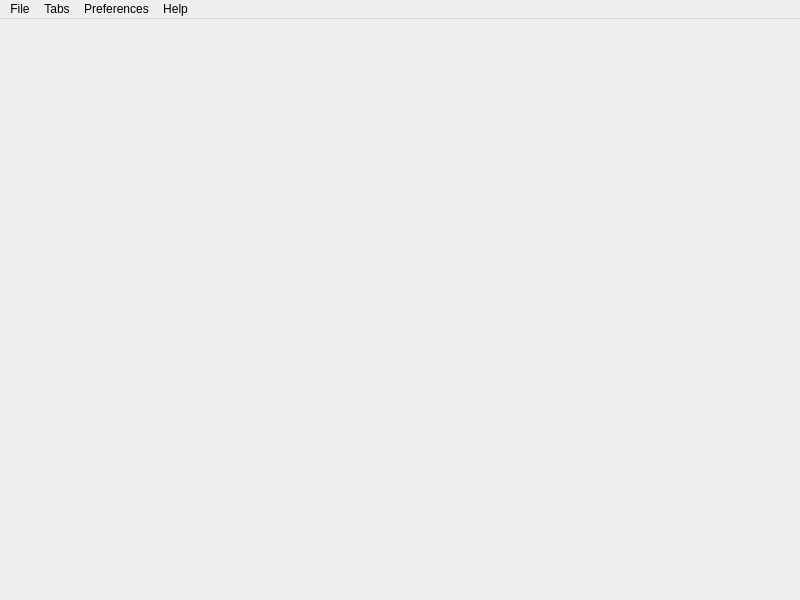
<?xml version="1.0" encoding="UTF-8"?>
<ui version="4.0">
 <class>mainwindow</class>
 <widget class="QMainWindow" name="mainwindow">
  <property name="geometry">
   <rect>
    <x>0</x>
    <y>0</y>
    <width>800</width>
    <height>600</height>
   </rect>
  </property>
  <property name="windowTitle">
   <string>MainWindow</string>
  </property>
  <widget class="QWidget" name="central_widget">
   <layout class="QHBoxLayout" name="horizontalLayout">
    <property name="leftMargin">
     <number>5</number>
    </property>
    <property name="topMargin">
     <number>5</number>
    </property>
    <property name="rightMargin">
     <number>5</number>
    </property>
    <property name="bottomMargin">
     <number>5</number>
    </property>
    <item>
     <widget class="TabWidget" name="tab_widget" native="true"/>
    </item>
   </layout>
  </widget>
  <widget class="QMenuBar" name="menubar">
   <property name="geometry">
    <rect>
     <x>0</x>
     <y>0</y>
     <width>800</width>
     <height>22</height>
    </rect>
   </property>
   <widget class="QMenu" name="file_menu">
    <property name="title">
     <string>File</string>
    </property>
    <widget class="QMenu" name="cube_menu">
     <property name="title">
      <string>Load Orbital Data...</string>
     </property>
     <addaction name="load_cube_file_action"/>
     <addaction name="load_cube_online_action"/>
    </widget>
    <widget class="QMenu" name="export_menu">
     <property name="title">
      <string>Export</string>
     </property>
     <addaction name="show_matplotlib"/>
     <addaction name="export_txt"/>
     <addaction name="export_hdf5"/>
    </widget>
    <widget class="QMenu" name="log_menu">
     <property name="title">
      <string>Open .log Files...</string>
     </property>
     <addaction name="log_file_action"/>
     <addaction name="mod_log_file_action"/>
    </widget>
    <widget class="QMenu" name="load_hdf5_menu">
     <property name="title">
      <string>Load Sliced Data...</string>
     </property>
     <addaction name="load_hdf5_action"/>
     <addaction name="load_sliced_from_binding_energy_action"/>
     <addaction name="load_sliced_from_photon_energy_action"/>
     <addaction name="load_sliced_from_cubefile_action"/>
    </widget>
    <addaction name="load_hdf5_menu"/>
    <addaction name="cube_menu"/>
    <addaction name="separator"/>
    <addaction name="save_project_action"/>
    <addaction name="load_project_action"/>
    <addaction name="export_menu"/>
    <addaction name="separator"/>
    <addaction name="log_menu"/>
   </widget>
   <widget class="QMenu" name="edit_menu">
    <property name="title">
     <string>Tabs</string>
    </property>
    <addaction name="open_sim_tab_action"/>
    <addaction name="open_profile_tab_action"/>
    <addaction name="open_lmfit_tab_action"/>
    <addaction name="open_splitview_tab_action"/>
    <addaction name="separator"/>
    <addaction name="duplicate_tab_action"/>
    <addaction name="close_tab_action"/>
   </widget>
   <widget class="QMenu" name="settings_menu">
    <property name="title">
     <string>Preferences</string>
    </property>
    <widget class="QMenu" name="general_menu">
     <property name="title">
      <string>General Settings</string>
     </property>
     <addaction name="general_action"/>
     <addaction name="general_default_action"/>
    </widget>
    <widget class="QMenu" name="logging_menu">
     <property name="title">
      <string>Logging Settings</string>
     </property>
     <addaction name="logging_action"/>
     <addaction name="logging_default_action"/>
    </widget>
    <widget class="QMenu" name="shortcut_menu">
     <property name="title">
      <string>Shortcut Settings</string>
     </property>
     <addaction name="shortcut_action"/>
     <addaction name="shortcut_default_action"/>
    </widget>
    <addaction name="general_menu"/>
    <addaction name="logging_menu"/>
    <addaction name="shortcut_menu"/>
    <addaction name="separator"/>
    <addaction name="settings_action"/>
   </widget>
   <widget class="QMenu" name="help_menu">
    <property name="title">
     <string>Help</string>
    </property>
    <addaction name="readme_action"/>
    <addaction name="welcome_action"/>
    <addaction name="about_action"/>
   </widget>
   <addaction name="file_menu"/>
   <addaction name="edit_menu"/>
   <addaction name="settings_menu"/>
   <addaction name="help_menu"/>
  </widget>
  <action name="open_sim_tab_action">
   <property name="text">
    <string>Open new Orbital Tab</string>
   </property>
  </action>
  <action name="load_cube_file_action">
   <property name="text">
    <string>Locally...</string>
   </property>
  </action>
  <action name="load_cube_online_action">
   <property name="text">
    <string>Online...</string>
   </property>
  </action>
  <action name="show_matplotlib">
   <property name="text">
    <string>Matplotlib</string>
   </property>
  </action>
  <action name="log_file_action">
   <property name="text">
    <string>default.log...</string>
   </property>
  </action>
  <action name="mod_log_file_action">
   <property name="text">
    <string>module.log</string>
   </property>
  </action>
  <action name="general_action">
   <property name="text">
    <string>Edit User</string>
   </property>
  </action>
  <action name="general_default_action">
   <property name="text">
    <string>Show Default</string>
   </property>
  </action>
  <action name="logging_action">
   <property name="text">
    <string>Edit User</string>
   </property>
  </action>
  <action name="logging_default_action">
   <property name="text">
    <string>Show Default</string>
   </property>
  </action>
  <action name="settings_action">
   <property name="text">
    <string>Reload Settings</string>
   </property>
  </action>
  <action name="readme_action">
   <property name="text">
    <string>Open README</string>
   </property>
  </action>
  <action name="welcome_action">
   <property name="text">
    <string>Open Welcome</string>
   </property>
  </action>
  <action name="about_action">
   <property name="text">
    <string>About kMap.py</string>
   </property>
  </action>
  <action name="ref_action">
   <property name="text">
    <string>Print References</string>
   </property>
  </action>
  <action name="load_hdf5_action">
   <property name="text">
    <string>Locally...</string>
   </property>
  </action>
  <action name="load_sliced_from_binding_energy_action">
   <property name="text">
    <string>From Orbitals ...</string>
   </property>
  </action>
  <action name="load_sliced_from_photon_energy_action">
   <property name="text">
    <string>From hnu-dependence ...</string>
   </property>
  </action>
  <action name="open_profile_tab_action">
   <property name="text">
    <string>Open new Profile Tab</string>
   </property>
  </action>
  <action name="open_lmfit_tab_action">
   <property name="text">
    <string>Open new LM-Fit Tab</string>
   </property>
  </action>
  <action name="rename_current_tab_action">
   <property name="text">
    <string>Rename current Tab</string>
   </property>
  </action>
  <action name="export_txt">
   <property name="text">
    <string>Textfile</string>
   </property>
   <property name="toolTip">
    <string>Exports the contents of the current tab, if possible, as .txt file.

Currently the profile plot and the lmfit plot tab support this feature.</string>
   </property>
  </action>
  <action name="load_sliced_from_cubefile_action">
   <property name="text">
    <string>From Cubefile ...</string>
   </property>
  </action>
  <action name="duplicate_tab_action">
   <property name="text">
    <string>Duplicate current Tab</string>
   </property>
  </action>
  <action name="close_tab_action">
   <property name="text">
    <string>Close current Tab</string>
   </property>
  </action>
  <action name="save_project_action">
   <property name="text">
    <string>Save Project...</string>
   </property>
  </action>
  <action name="load_project_action">
   <property name="text">
    <string>Load Project...</string>
   </property>
  </action>
  <action name="export_hdf5">
   <property name="text">
    <string>Hdf5</string>
   </property>
  </action>
  <action name="open_splitview_tab_action">
   <property name="text">
    <string>Open new Split-View Tab</string>
   </property>
  </action>
  <action name="shortcut_action">
   <property name="text">
    <string>Edit User</string>
   </property>
  </action>
  <action name="shortcut_default_action">
   <property name="text">
    <string>Show Default</string>
   </property>
  </action>
 </widget>
 <customwidgets>
  <customwidget>
   <class>TabWidget</class>
   <extends>QWidget</extends>
   <header>kmap/controller/tabwidget</header>
   <container>1</container>
  </customwidget>
 </customwidgets>
 <resources/>
 <connections/>
</ui>
